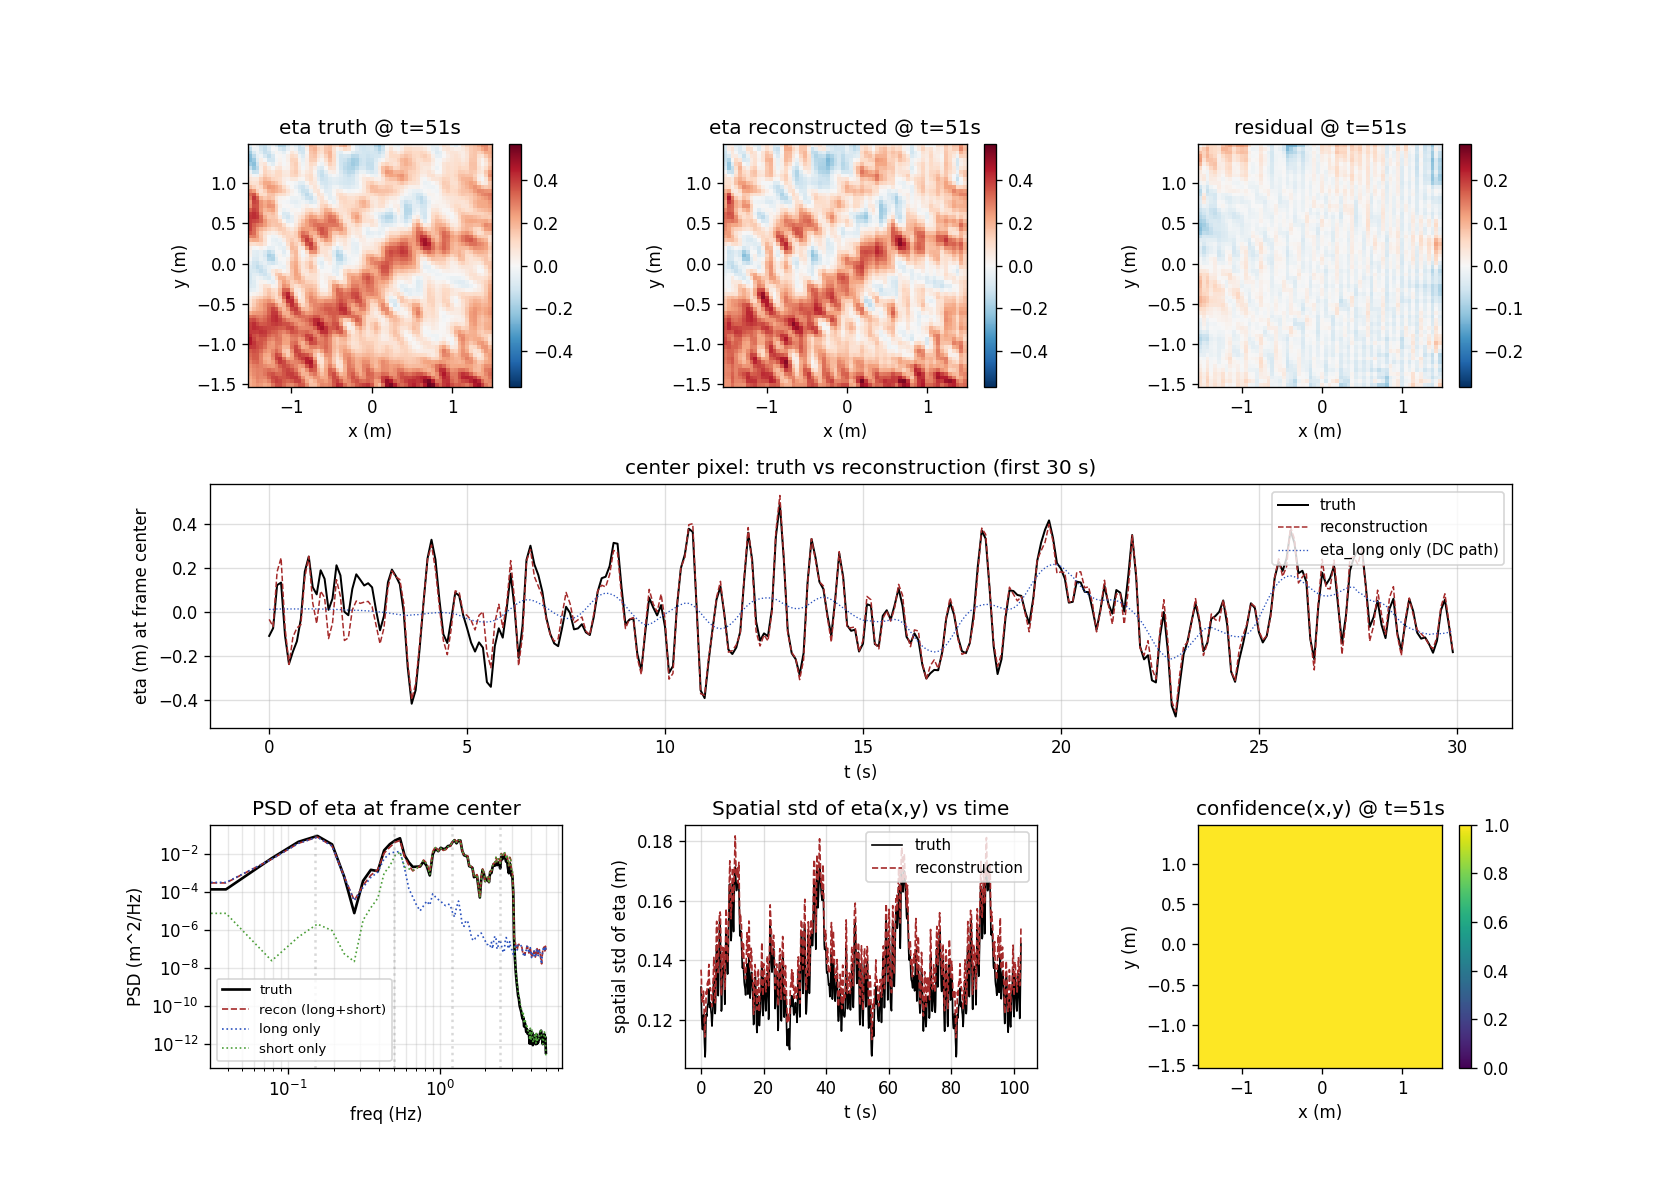

Source code (Python):
"""
Self-contained demonstration of reconstruct_eta_field.

Synthesizes a realistic 3 m x 3 m slope-image stack at 10 Hz with several
wave components spanning the long-wave to short-wave regime, then runs
reconstruct_eta_field and plots reconstruction vs truth.

Run as a script:
    python3 demo_eta_field.py

Outputs:
    demo_eta_field.png  -- diagnostic plot
    prints reconstruction quality metrics

Computational cost: synthesis is the slow step (~2 min on a typical CPU
for a 256x256 x 1024 frame x 80 modes dataset).  Reconstruction itself
runs in ~10 seconds.
"""
import time
import sys
from pathlib import Path
import numpy as np
import matplotlib.pyplot as plt

# Allow running from inside eta_field_recon/ (python demo_eta_field.py)
# OR from the repo root (python eta_field_recon/demo_eta_field.py).
_THIS_DIR = Path(__file__).resolve().parent
_REPO_ROOT = _THIS_DIR.parent
if str(_REPO_ROOT) not in sys.path:
    sys.path.insert(0, str(_REPO_ROOT))

from eta_field_recon import reconstruct_eta_field


# ---------------------------------------------------------------------------
# Synthetic slope-field generator
# ---------------------------------------------------------------------------
def synth_slope_field(Lx, Ly, Nx, Ny, t, components,
                       water_depth=100.0, n_freq=80, n_dir=36, seed=42):
    """
    Generate slope_x, slope_y, eta on an Nx x Ny grid spanning
    [-Lx/2, Lx/2] x [-Ly/2, Ly/2] for every time in `t`.

    Each component in `components` is a dict:
        f_peak     : peak frequency (Hz)
        df         : Gaussian width in f (Hz)
        theta_deg  : mean direction (deg, east=0, north=90)
        spread_n   : cos^n directional exponent (4=wind sea, 10=swell)
        Hs         : significant wave height (m)

    Returns:
        slope_x, slope_y, eta : (T, Ny, Nx) float arrays
        x, y                  : (Nx,), (Ny,) coordinate vectors (m)
        f, S                  : (n_freq,), (n_freq, n_dir) for diagnostic plotting
    """
    rng = np.random.default_rng(seed)
    g = 9.81

    f = np.linspace(0.05, 3.0, n_freq)
    df = f[1] - f[0]
    th = np.linspace(-np.pi, np.pi, n_dir, endpoint=False)
    dth = th[1] - th[0]
    omega = 2*np.pi*f

    # Build S(f, theta)
    S = np.zeros((n_freq, n_dir))
    for cmp in components:
        Sf = np.exp(-0.5*((f - cmp['f_peak'])/cmp['df'])**2)
        Sf /= (Sf.sum() * df + 1e-30)
        Sf *= (cmp['Hs']/4.0)**2
        diff = np.angle(np.exp(1j*(th - np.deg2rad(cmp['theta_deg']))))
        D = np.where(np.abs(diff) < np.pi/2, np.cos(diff)**cmp['spread_n'], 0.0)
        D /= (D.sum() * dth + 1e-30)
        S += Sf[:, None] * D[None, :]
    A = np.sqrt(2.0 * S * df * dth)

    # Dispersion (deep-water-corrected via Newton)
    k = omega**2/g
    for _ in range(40):
        k = omega**2 / (g*np.tanh(k*water_depth))
    kx = k[:, None] * np.cos(th)[None, :]
    ky = k[:, None] * np.sin(th)[None, :]
    phi_rand = rng.uniform(0, 2*np.pi, (n_freq, n_dir))

    x = np.linspace(-Lx/2, Lx/2, Nx, endpoint=False)
    y = np.linspace(-Ly/2, Ly/2, Ny, endpoint=False)
    X, Y = np.meshgrid(x, y, indexing='xy')

    M = n_freq * n_dir
    kx_flat = kx.ravel().astype(np.float32)
    ky_flat = ky.ravel().astype(np.float32)
    A_flat = A.ravel().astype(np.float32)
    phi_flat = phi_rand.ravel().astype(np.float32)
    omega_flat = np.repeat(omega, n_dir).astype(np.float32)
    kxA = kx_flat * A_flat
    kyA = ky_flat * A_flat
    pix_x = X.ravel().astype(np.float32)
    pix_y = Y.ravel().astype(np.float32)

    T = len(t)
    eta_f = np.zeros((T, Ny, Nx), dtype=np.float32)
    slope_x = np.zeros((T, Ny, Nx), dtype=np.float32)
    slope_y = np.zeros((T, Ny, Nx), dtype=np.float32)

    # Vectorized chunked evaluation: cos(a-b) = cos(a)cos(b) + sin(a)sin(b)
    chunk_time = 32
    for i0 in range(0, T, chunk_time):
        ts = t[i0:i0+chunk_time].astype(np.float32)
        Tc = len(ts)
        ct = np.cos(omega_flat[None, :] * ts[:, None])          # (Tc, M)
        st = np.sin(omega_flat[None, :] * ts[:, None])
        for py in range(Ny):
            rx = pix_x[py*Nx:(py+1)*Nx]
            ry = pix_y[py*Nx:(py+1)*Nx]
            psi_sp = (rx[:, None]*kx_flat[None, :]
                      + ry[:, None]*ky_flat[None, :]
                      + phi_flat[None, :])                       # (Nx, M)
            cs = np.cos(psi_sp); ss = np.sin(psi_sp)
            cs_A = cs * A_flat[None, :]
            ss_A = ss * A_flat[None, :]
            eta_row = cs_A @ ct.T + ss_A @ st.T                  # (Nx, Tc)
            cs_kxA = cs * kxA[None, :]; ss_kxA = ss * kxA[None, :]
            sx_row = -(ss_kxA @ ct.T - cs_kxA @ st.T)
            cs_kyA = cs * kyA[None, :]; ss_kyA = ss * kyA[None, :]
            sy_row = -(ss_kyA @ ct.T - cs_kyA @ st.T)
            eta_f[i0:i0+Tc, py, :] = eta_row.T
            slope_x[i0:i0+Tc, py, :] = sx_row.T
            slope_y[i0:i0+Tc, py, :] = sy_row.T

    return slope_x, slope_y, eta_f, x, y, f, S


# ---------------------------------------------------------------------------
# Demo
# ---------------------------------------------------------------------------
def main():
    # Grid: 3 m frame at 12 mm pixels = 256x256 (a field system is typically
    # 6 mm, 512x512; 12 mm keeps the demo runtime short).
    Nx = Ny = 256
    dx = 0.012
    Lx, Ly = Nx*dx, Ny*dx
    fs = 10.0
    T = 1024
    dt = 1.0/fs
    t = np.arange(T)*dt

    print(f"Demo configuration:")
    print(f"  Frame: {Nx}x{Ny}, dx={dx*1000:.0f} mm -> {Lx:.2f} m square")
    print(f"  Time:  fs={fs} Hz, T={T}, duration={T*dt:.1f} s")

    # Wave components covering long/medium/short
    components = [
        dict(f_peak=0.15, df=0.02, theta_deg=  0.0, spread_n=10, Hs=0.30),  # swell
        dict(f_peak=0.50, df=0.05, theta_deg= 60.0, spread_n=4,  Hs=0.25),  # mid
        dict(f_peak=1.20, df=0.20, theta_deg=120.0, spread_n=4,  Hs=0.45),  # wind
        dict(f_peak=2.50, df=0.30, theta_deg= 30.0, spread_n=4,  Hs=0.20),  # short
    ]
    g = 9.81
    print("\nWave components:")
    for c in components:
        lam = g/(2*np.pi*c['f_peak']**2)
        print(f"  f={c['f_peak']:.2f} Hz, dir={c['theta_deg']:+4.0f} deg, "
              f"Hs={c['Hs']:.2f} m, lambda={lam:.2f} m (lambda/L={lam/Lx:.2f})")

    # Synthesize
    print("\nSynthesizing slope/eta field (this is the slow step)...")
    t0 = time.perf_counter()
    sx_field, sy_field, eta_field, x_pix, y_pix, f_synth, S_synth = synth_slope_field(
        Lx, Ly, Nx, Ny, t, components, water_depth=100.0, seed=42,
        n_freq=80, n_dir=36)
    print(f"  synthesis: {time.perf_counter()-t0:.1f} s")

    # Reconstruct
    print("\nRunning reconstruction (downsample=4 -> 64x64) ...")
    t0 = time.perf_counter()
    eta_xyt, eta_long, eta_short, conf, diag = reconstruct_eta_field(
        sx_field, sy_field, dx=dx, fs=fs,
        water_depth_m=100.0, downsample=4,
        spatial_alpha=0.1, spatial_pad_frac=0.10,
        temporal_window='tukey', temporal_alpha=0.25)
    print(f"  reconstruction: {time.perf_counter()-t0:.1f} s")
    print(f"  output: {eta_xyt.shape} ({eta_xyt.nbytes/1e6:.1f} MB)")

    # Downsampled truth for direct comparison
    ds = 4
    eta_truth_ds = eta_field[:, ::ds, ::ds]
    Ny_d, Nx_d = eta_truth_ds.shape[1], eta_truth_ds.shape[2]

    # Score
    print("\nReconstruction quality:")
    et = eta_truth_ds[:, Ny_d//2, Nx_d//2]
    er = eta_xyt[:, Ny_d//2, Nx_d//2]
    et0 = et - et.mean(); er0 = er - er.mean()
    print(f"  center time series: std(truth)={et.std():.4f} m, "
          f"std(recon)={er.std():.4f} m")
    print(f"    RMSE = {np.sqrt(np.mean((et0-er0)**2)):.4f} m, "
          f"corr = {np.corrcoef(et0, er0)[0,1]:+.4f}")

    cw = conf[:, Ny_d//2, Nx_d//2]
    et_w = et - np.average(et, weights=cw)
    er_w = er - np.average(er, weights=cw)
    rmse_w = np.sqrt(np.average((et_w - er_w)**2, weights=cw))
    cc_w = (np.average(et_w*er_w, weights=cw) /
            np.sqrt(np.average(et_w**2, weights=cw) *
                    np.average(er_w**2, weights=cw)))
    print(f"    confidence-weighted: RMSE = {rmse_w:.4f} m, corr = {cc_w:+.4f}")

    et_full = eta_truth_ds - eta_truth_ds.mean()
    er_full = eta_xyt - eta_xyt.mean()
    print(f"  full field        : RMSE = "
          f"{np.sqrt(np.mean((et_full - er_full)**2)):.4f} m, "
          f"corr = {np.corrcoef(et_full.ravel(), er_full.ravel())[0,1]:+.4f}")

    # ----- Plot -----
    plot_demo(eta_truth_ds, eta_xyt, eta_long, eta_short, conf, diag,
              fs, components, S_synth, f_synth)


def plot_demo(eta_truth, eta_xyt, eta_long, eta_short, conf, diag,
              fs, components, S_synth, f_synth):
    from scipy.signal import welch
    T, Ny_d, Nx_d = eta_truth.shape
    t = np.arange(T) / fs
    xd = diag['x_ds']; yd = diag['y_ds']

    fig = plt.figure(figsize=(14, 10))
    gs = fig.add_gridspec(3, 3, hspace=0.40, wspace=0.35)

    # Row 0: snapshot truth/recon/diff
    ti = T//2
    vmax = np.abs(eta_truth[ti]).max()
    for col, (lab, fld) in enumerate([
            ('eta truth',         eta_truth[ti]),
            ('eta reconstructed', eta_xyt[ti]),
            ('residual',          eta_xyt[ti] - eta_truth[ti])]):
        ax = fig.add_subplot(gs[0, col])
        vm = vmax if col < 2 else vmax/2
        im = ax.imshow(fld, extent=[xd[0], xd[-1], yd[0], yd[-1]],
                        origin='lower', cmap='RdBu_r', vmin=-vm, vmax=vm)
        ax.set_title(f'{lab} @ t={ti/fs:.0f}s')
        ax.set_xlabel('x (m)'); ax.set_ylabel('y (m)')
        plt.colorbar(im, ax=ax)

    # Row 1 (full width): center pixel time series, first 30 s
    mask = t < 30
    ax = fig.add_subplot(gs[1, :])
    et = eta_truth[:, Ny_d//2, Nx_d//2]
    er = eta_xyt[:, Ny_d//2, Nx_d//2]
    el = eta_long
    ax.plot(t[mask], (et - et.mean())[mask], 'k', lw=1.2, label='truth')
    ax.plot(t[mask], (er - er.mean())[mask], '--', color='#A52A2A', lw=0.9,
            label='reconstruction')
    ax.plot(t[mask], (el - el.mean())[mask], ':', color='#2A52BE', lw=0.8,
            label='eta_long only (DC path)')
    ax.set_xlabel('t (s)'); ax.set_ylabel('eta (m) at frame center')
    ax.set_title('center pixel: truth vs reconstruction (first 30 s)')
    ax.legend(fontsize=9, loc='upper right'); ax.grid(True, alpha=0.4)

    # Row 2 col 0: PSD comparison
    ax = fig.add_subplot(gs[2, 0])
    nperseg = 256
    for sig, color, label, lw, ls in [
        (et - et.mean(), 'k', 'truth', 1.6, '-'),
        (er - er.mean(), '#A52A2A', 'recon (long+short)', 1.0, '--'),
        (el - el.mean(), '#2A52BE', 'long only', 1.0, ':'),
        (eta_short[:, Ny_d//2, Nx_d//2]
         - eta_short[:, Ny_d//2, Nx_d//2].mean(), '#4C9F39', 'short only',
         1.0, ':')]:
        ff, P = welch(sig, fs=fs, nperseg=nperseg)
        ax.loglog(ff, P, color=color, label=label, lw=lw, linestyle=ls)
    for c in components:
        ax.axvline(c['f_peak'], color='gray', linestyle=':', alpha=0.3)
    ax.set_xlabel('freq (Hz)'); ax.set_ylabel('PSD (m^2/Hz)')
    ax.set_title('PSD of eta at frame center')
    ax.legend(fontsize=8); ax.grid(True, alpha=0.3, which='both')

    # Row 2 col 1: spatial std vs time
    ax = fig.add_subplot(gs[2, 1])
    ax.plot(t, eta_truth.std(axis=(1, 2)), 'k', lw=1.0, label='truth')
    ax.plot(t, eta_xyt.std(axis=(1, 2)), '--', color='#A52A2A', lw=1.0,
            label='reconstruction')
    ax.set_xlabel('t (s)'); ax.set_ylabel('spatial std of eta (m)')
    ax.set_title('Spatial std of eta(x,y) vs time')
    ax.legend(fontsize=9); ax.grid(True, alpha=0.4)

    # Row 2 col 2: confidence mask snapshot
    ax = fig.add_subplot(gs[2, 2])
    im = ax.imshow(conf[T//2], extent=[xd[0], xd[-1], yd[0], yd[-1]],
                    origin='lower', cmap='viridis', vmin=0, vmax=1)
    ax.set_title(f'confidence(x,y) @ t={T//(2*fs):.0f}s')
    ax.set_xlabel('x (m)'); ax.set_ylabel('y (m)')
    plt.colorbar(im, ax=ax)

    plt.tight_layout()
    plt.savefig('demo_eta_field.png', dpi=120)
    print("\nSaved demo_eta_field.png")


if __name__ == '__main__':
    main()
